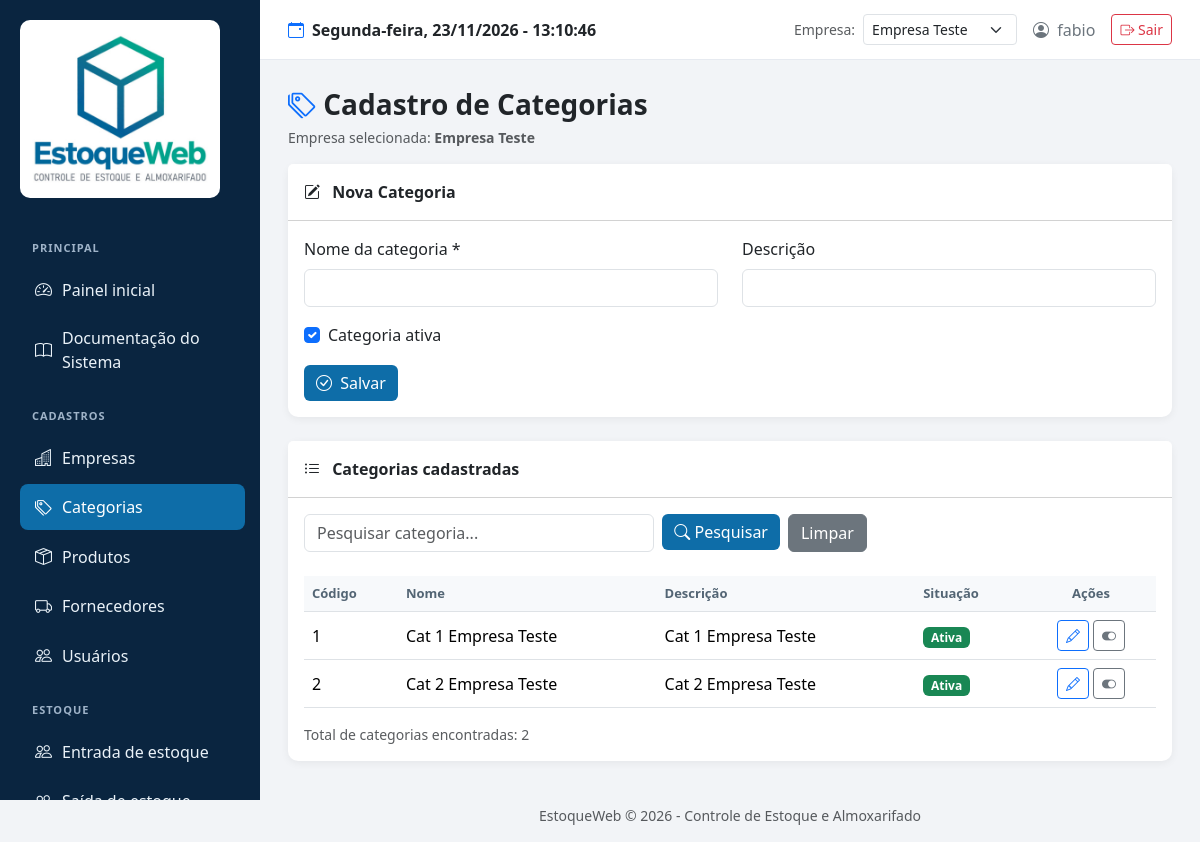
The app's page /Backups/temp/categorias.php (signed in) with its own data.
### tables this page shows
CREATE TABLE `categorias` (
  `id` int(10) UNSIGNED NOT NULL,
  `empresa_id` int(10) UNSIGNED NOT NULL,
  `nome` varchar(100) NOT NULL,
  `descricao` varchar(255) DEFAULT NULL,
  `ativo` tinyint(1) NOT NULL DEFAULT 1,
  `criado_em` timestamp NOT NULL DEFAULT current_timestamp()
);

### Backups/temp/categorias.php (the view, shortened to what this page needs)
<?php
require_once 'config/conexao.php';
$empresaId = (int)($_SESSION['empresa_id'] ?? 0);
$empresaNome = $_SESSION['empresa_nome'] ?? '';
$nome = '';
$descricao = '';
$idEdicao = 0;
$ativo = 1;
$pesquisa = trim($_GET['pesquisa'] ?? '');
$sql = "
    SELECT *
    FROM categorias
    WHERE empresa_id = ?
";
$parametros = [$empresaId];
$sql .= " ORDER BY nome ASC";
$stmt = $pdo->prepare($sql);
$stmt->execute($parametros);
$categorias = $stmt->fetchAll();
require_once 'includes/header.php';
?>
<h1 class="page-title">
    <i class="bi bi-tags text-primary"></i>
    Cadastro de Categorias
</h1>
<?php if ($empresaNome !== ''): ?>
    <p class="text-muted small mb-3">
        Empresa selecionada: <strong><?= h($empresaNome) ?></strong>
    </p>
<?php endif; ?>
<div class="card card-padrao mb-4">
    <div class="card-header bg-white py-3">
        <strong>
            <i class="bi bi-pencil-square me-2"></i>
            <?= $idEdicao > 0
                ? 'Alterar Categoria'
                : 'Nova Categoria' ?>
        </strong>
    </div>
    <div class="card-body">
        <form method="POST">
            <div class="row">
                <div class="col-md-6 mb-3">
                    <label class="form-label">
                        Nome da categoria *
                    </label>
                    <input type="text"
                           name="nome"
                           class="form-control"
                           maxlength="100"
                           value="<?= h($nome) ?>"
                           required>
                </div>
                <div class="col-md-6 mb-3">
                    <label class="form-label">
                        Descrição
                    </label>
                    <input type="text"
                           name="descricao"
                           class="form-control"
                           maxlength="255"
                           value="<?= h($descricao) ?>">
                </div>
                <div class="col-md-12 mb-3">
                    <div class="form-check">
                        <input type="checkbox"
                               class="form-check-input"
                               name="ativo"
                               id="ativo"
                               value="1"
                               <?= $ativo ? 'checked' : '' ?>>
                        <label class="form-check-label" for="ativo">
                            Categoria ativa
                        </label>
                    </div>
                </div>
            </div>
            <button type="submit" class="btn btn-principal">
                <i class="bi bi-check-circle me-1"></i>
                Salvar
            </button>
        </form>
    </div>
</div>
<div class="card card-padrao">
    <div class="card-header bg-white py-3">
        <strong>
            <i class="bi bi-list-ul me-2"></i>
            Categorias cadastradas
        </strong>
    </div>
    <div class="card-body">
        <form method="GET" class="row g-2 mb-4">
            <div class="col-md-5">
                <input type="text"
                       name="pesquisa"
                       class="form-control"
                       placeholder="Pesquisar categoria..."
                       value="<?= h($pesquisa) ?>">
            </div>
            <div class="col-auto">
                <button type="submit" class="btn btn-principal">
                    <i class="bi bi-search"></i>
                    Pesquisar
                </button>
            </div>
            <div class="col-auto">
                <a href="categorias.php" class="btn btn-secondary">
                    Limpar
                </a>
            </div>
        </form>
        <div class="table-responsive">
            <table class="table table-hover align-middle">
                <thead>
                    <tr>
                        <th>Código</th>
                        <th>Nome</th>
                        <th>Descrição</th>
                        <th>Situação</th>
                        <th class="text-center">Ações</th>
                    </tr>
                </thead>
                <tbody>
                    <?php foreach ($categorias as $categoria): ?>
                        <tr>
                            <td><?= (int)$categoria['id'] ?></td>
                            <td>
                                <?= h($categoria['nome']) ?>
                            </td>
                            <td>
                                <?= h($categoria['descricao']) ?>
                            </td>
                            <td>
                                <?php if ($categoria['ativo']): ?>
                                    <span class="badge bg-success">
                                        Ativa
                                    </span>
                                <?php else: ?>
                                    <span class="badge bg-secondary">
                                        Inativa
                                    </span>
                                <?php endif; ?>
                            </td>
                            <td class="text-center">
                                <a href="categorias.php?editar=<?= (int)$categoria['id'] ?>"
                                   class="btn btn-sm btn-outline-primary"
                                   title="Editar">
                                    <i class="bi bi-pencil"></i>
                                </a>
                                <form method="POST"
                                      class="d-inline"
                                      data-confirm="Deseja realmente alterar a situação desta categoria?">
                                    <button type="submit"
                                            class="btn btn-sm btn-outline-secondary"
                                            title="<?= $categoria['ativo'] ? 'Desativar' : 'Ativar' ?>">
                                        <i class="bi <?= $categoria['ativo']
                                            ? 'bi-toggle-on'
                                            : 'bi-toggle-off' ?>"></i>
                                    </button>
                                </form>
                            </td>
                        </tr>
                    <?php endforeach; ?>
                </tbody>
            </table>
        </div>
        <div class="text-muted small">
            Total de categorias encontradas: <?= count($categorias) ?>
        </div>
    </div>
</div>
<?php require_once 'includes/footer.php'; ?>

### Backups/temp/assets/css/estilo.css (style rules this page uses)
:root { --azul: #0E6DA8; --azul-escuro: #0A4E78; --verde: #0E9A7B; --verde-escuro: #0B7A61; --cinza-fundo: #F2F4F7; --cinza-texto: #536574; }
* { box-sizing: border-box; }
body { background: var(--cinza-fundo); font-family: 'Segoe UI', Arial, sans-serif; margin: 0; overflow-x: hidden; }
.page-title { font-size: 28px; font-weight: 700; margin-bottom: 5px; }
.card-padrao { border: none; border-radius: 10px; box-shadow: 0 2px 8px rgba(0,0,0,0.06); }
.table th { font-size: 13px; color: #536574; background: #F7F9FB; }
.table td { vertical-align: middle; }
.table-responsive { width: 100%; overflow-x: auto; }
.btn-principal { background: var(--azul); color: white; border: none; }

### records on screen
categorias: id "1", nome "Cat 1 Empresa Teste", descricao "Cat 1 Empresa Teste", ativo "Ativa"
categorias: id "2", nome "Cat 2 Empresa Teste", descricao "Cat 2 Empresa Teste", ativo "Ativa"

### other values on screen
$_SESSION['usuario_nome'] "fabio"
$empresaNome "Empresa Teste"
count($categorias) "2"
form field empresa_id "Empresa Teste"
